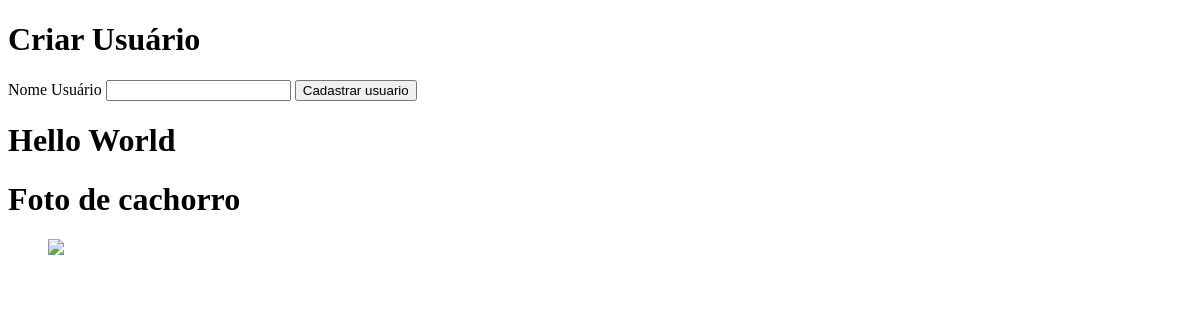
Before: / with the older database file.
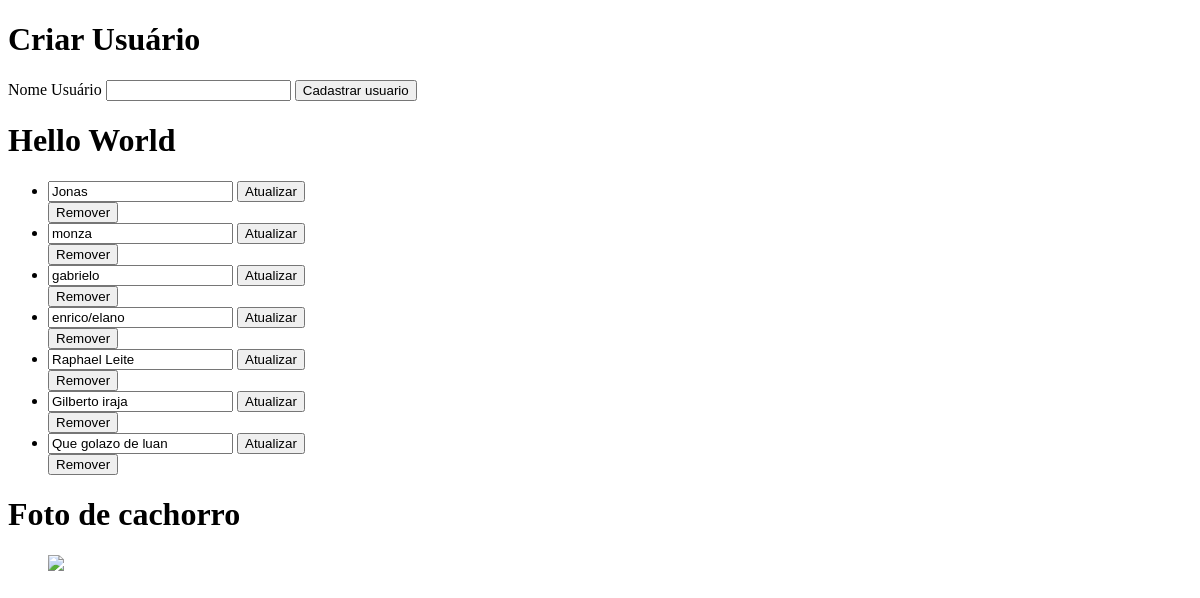
After: the same page with the newer database file.
### app/models.py (models this page shows)
class User(db.Model):
    id = db.Column(db.Integer, primary_key=True)
    username = db.Column(db.String(80), unique = True, nullable = False)

### app/hello/routes.py (the view)
@hello_bp.route('/')
def index():
    usuarios = User.query.all() #['Gabriel', 'Peterson ppp', 'Elano do gremio', 'Gabriel gadens']
    return render_template('index.html', usuarios=usuarios)

### app/templates/index.html (shortened to what this page needs)
<!DOCTYPE html>
<html lang="en">
<head>
</head>
<body>
    <h1>Criar Usuário</h1>
    <form action="/novoUsuario" method="POST">
        <label for="nome">Nome Usuário</label>
        <input type="text" id="nome" name="nome_usuario" required>
        <button type="submit">Cadastrar usuario</button>
    </form>
    <h1>Hello World</h1>
    <ul>
        {% for usuario in usuarios %}
            <li>
                <form action = "{{url_for('hello.editarUsuario', usuario_id=usuario.id)}}", method="POST">
                    <input type="text" name="nome_usuario" value="{{usuario.username}}" required>
                    <button action = "submit">Atualizar</button>
                </form>
                <form action = "{{url_for('hello.removerUsuario', usuario_id=usuario.id)}}", method="POST">
                    <button action = "submit">Remover</button>
                </form>
            </li>
        {% endfor %}
    </ul>
    <h1>Foto de cachorro</h1>
    <ul>
        <img src="https://images3.memedroid.com/images/UPLOADED421/5c60bd8dd292a.jpeg" />
    </ul>
</body>
</html>

Changed rows visible on the page:
added User: nome_usuario "Jonas"
added User: nome_usuario "monza"
added User: nome_usuario "gabrielo"
added User: nome_usuario "enrico/elano"
added User: nome_usuario "Raphael Leite"
added User: nome_usuario "Gilberto iraja"
added User: nome_usuario "Que golazo de luan"
